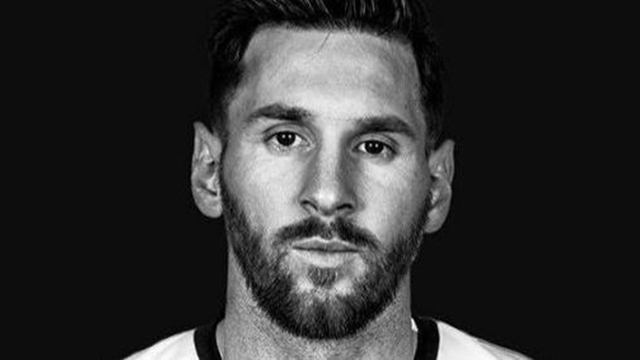
#> input picture messi1.jpg, 640 x 360 px
$ python prueba.py
#> lines starting #> are read from the running program, lines starting #| are printed output that depends on the picture; after the words box and inside, x2 and y2 are one past the last pixel; in counts of white or black regions, pixels touching at a corner belong together; pictures that were not available may be replaced by others from this repository, and a replacement may not be noted
import cv2
import numpy as np
import matplotlib.pyplot as plt
import sys, os, time


rostroCascade = cv2.CascadeClassifier('haarcascades/haarcascade_frontalface_alt2.xml')

# [8 lines of commented-out code are left out]

BDFotos = []
BDFotos.append(cv2.imread('messi1.jpg'))
BDFotos.append(cv2.imread('messi2.jpg'))
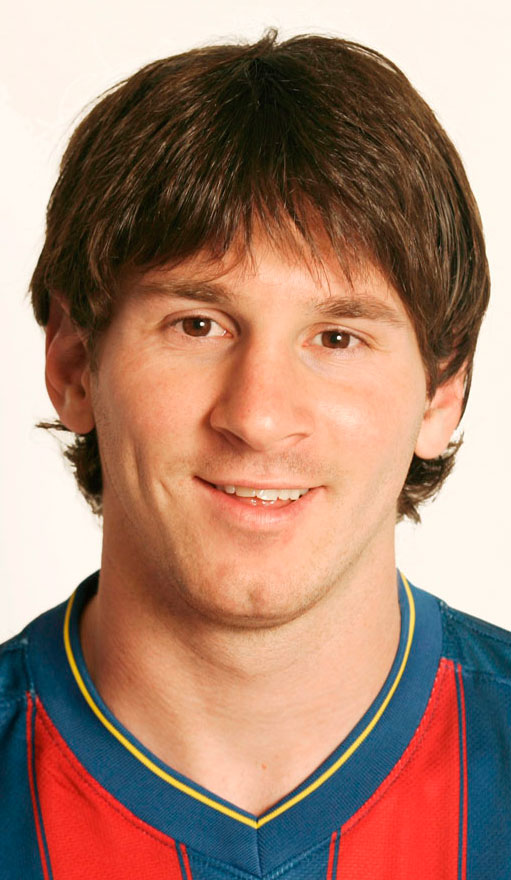
#> input picture messi2.jpg, 511 x 880 px
BDFotos.append(cv2.imread('messi3.jpg'))
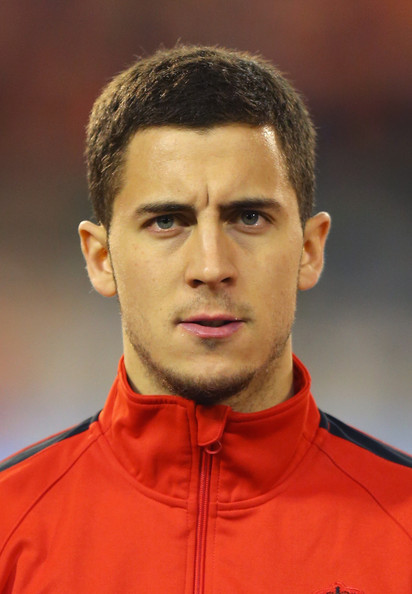
#> input picture hazard1.jpg, 412 x 594 px, given in place of messi3.jpg, which was not available

imagen = cv2.imread('Juannn.jpg')
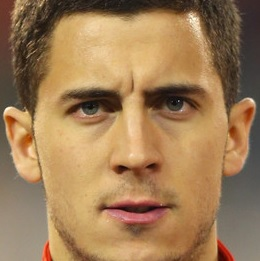
#> input picture hazard1_rostro.jpg, 260 x 261 px, given in place of Juannn.jpg, which was not available
#> imagen is the input picture: shape (261, 260, 3); mean B, G, R 86.7, 125.2, 159.6
filtro = cv2.cvtColor(imagen, cv2.COLOR_BGR2GRAY)
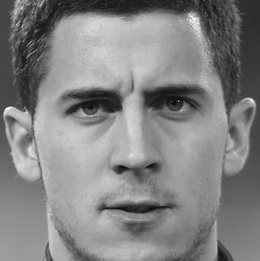
#> filtro: shape (261, 260); min 5, max 250, mean 131.1

rostros = rostroCascade.detectMultiScale(
	filtro,
	scaleFactor = 1.2,
	minNeighbors = 5,
	minSize= (30,30),
	flags= cv2.CASCADE_SCALE_IMAGE
)
#> rostros = [[29, 26, 201, 201]]


for (x, y, w, h) in rostros:
	cv2.rectangle(imagen, (x, y), (x+w, y+h), (0, 255, 0), 2)
	crop_img = imagen[y:y+h, x:x+w]
#> this loop made 1 pass
#> pass 1, `crop_img = imagen[y:y+h, x:x+w]`:
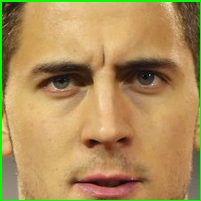
#> crop_img: shape (201, 201, 3); mean B, G, R 90, 142.8, 174.1
#> after the loop:
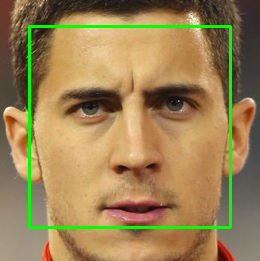
#> imagen: shape (261, 260, 3); 3.55% of pixels changed, all inside (x1, y1, x2, y2) = (28, 25, 232, 229)

#cv2.imshow("Rostros encontrados", imagen)
cv2.imshow("cropped", crop_img) #Imagen del rostro recortado
cv2.waitKey(0)
cv2.destroyAllWindows()
